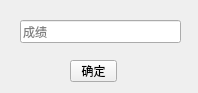
<?xml version="1.0" encoding="UTF-8"?>
<ui version="4.0">
 <class>ModifyGradeWidget</class>
 <widget class="QWidget" name="ModifyGradeWidget">
  <property name="geometry">
   <rect>
    <x>0</x>
    <y>0</y>
    <width>198</width>
    <height>93</height>
   </rect>
  </property>
  <property name="windowTitle">
   <string>修改成绩</string>
  </property>
  <property name="windowIcon">
   <iconset resource="SIMS_res.qrc">
    <normaloff>:/SIM_System_Pics/resources/icon_login_2.png</normaloff>:/SIM_System_Pics/resources/icon_login_2.png</iconset>
  </property>
  <widget class="QLineEdit" name="lineEdit">
   <property name="geometry">
    <rect>
     <x>20</x>
     <y>20</y>
     <width>161</width>
     <height>23</height>
    </rect>
   </property>
   <property name="placeholderText">
    <string>成绩</string>
   </property>
  </widget>
  <widget class="QToolButton" name="toolButton">
   <property name="geometry">
    <rect>
     <x>70</x>
     <y>60</y>
     <width>47</width>
     <height>22</height>
    </rect>
   </property>
   <property name="text">
    <string>确定</string>
   </property>
  </widget>
 </widget>
 <resources>
  <include location="SIMS_res.qrc"/>
 </resources>
 <connections/>
</ui>
